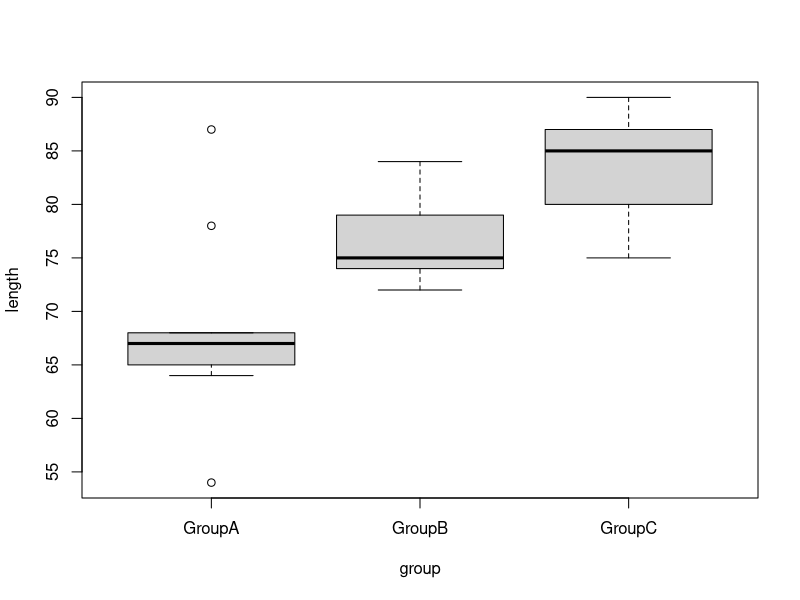

The R script that drew this image:
# author: Kwan Yu Chuk

# oneway ANOVA example 1
group <- read.csv("oneway ANOVA example.csv", stringsAsFactors = T)

head(group)
str(group)
summary(group)

# use boxplot to visualize data
with(group, boxplot(length~group))

# bartlett test: check variance across groups
# H0: equal variance
# H1: variances are not equal
with(group, bartlett.test(length~group))

# oneway test: check mean
# H0: equal mean
# H1: means are not equal
with(group, oneway.test(length~group, var.equal=FALSE))

# pairwise.t.test: multiple comparison between groups
# H0: the means of 2 groups are equal
# H1: not equal
with(group, pairwise.t.test(length, group, pool.sd=FALSE))


